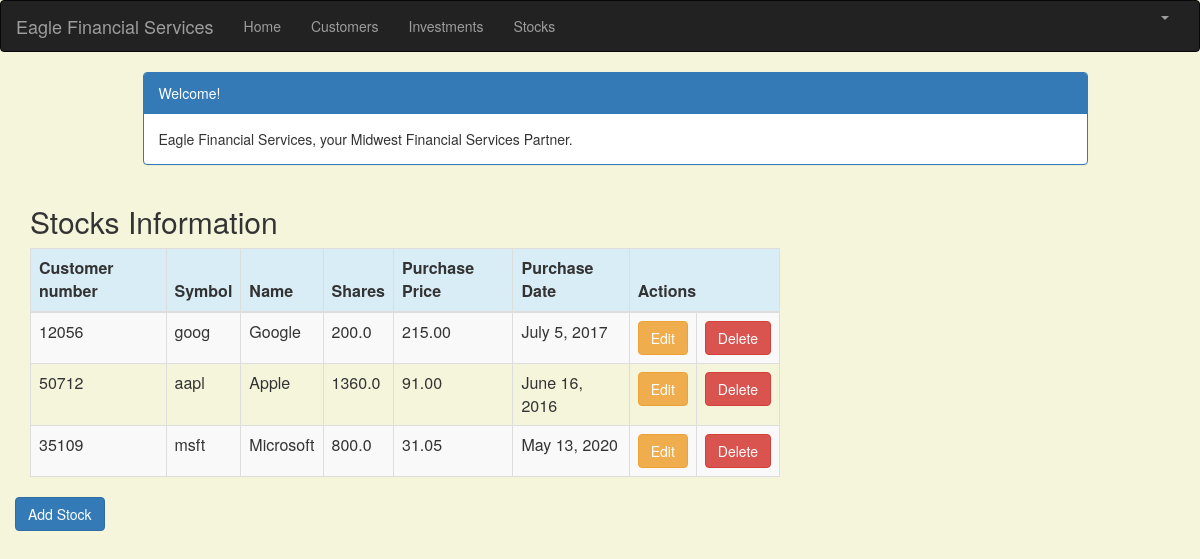
/stock_list (signed in), run on the app's committed database.
### portfolio/models.py (models this page shows, shortened)
class Stock(models.Model):
    customer = models.ForeignKey(Customer, on_delete=models.CASCADE, related_name='stocks')
    symbol = models.CharField(max_length=10)
    name = models.CharField(max_length=50)
    shares = models.DecimalField (max_digits=10, decimal_places=1)
    purchase_price = models.DecimalField(max_digits=10, decimal_places=2)
    purchase_date = models.DateField(default=timezone.now, blank=True, null=True)

class Customer(models.Model):
    name = models.CharField(max_length=50)
    address = models.CharField(max_length=200)
    cust_number = models.IntegerField(blank=False, null=False)
    city = models.CharField(max_length=50)
    state = models.CharField(max_length=50)
    zipcode = models.CharField(max_length=10)
    email = models.EmailField(max_length=200)
    cell_phone = models.CharField(max_length=50)
    created_date = models.DateTimeField(default=timezone.now)
    updated_date = models.DateTimeField(auto_now_add=True)
    def __str__(self):
        return str(self.cust_number)

### portfolio/views.py (the view)
# urls.py: path('stock_list', views.stock_list, name='stock_list'),
@login_required
def stock_list(request):
   stocks = Stock.objects.filter(purchase_date__lte=timezone.now())
   return render(request, 'portfolio/stock_list.html', {'stocks': stocks})

### portfolio/templates/portfolio/stock_list.html (shortened to what this page needs)
{% extends 'portfolio/base.html' %}
{% block content %}
    <html>
    <head>
        <link rel="stylesheet" href="https://maxcdn.bootstrapcdn.com/bootstrap/3.3.4/css/bootstrap.min.css">
    </head>
    <body>
    <div class="container">
        <div class="row">
            <div class="col-md-10 col-md-offset-1">
                <div class="panel panel-primary">
                    <div class="panel-heading">Welcome!</div>
                    <div class="panel-body">
                        Eagle Financial Services, your Midwest Financial Services Partner.
                    </div>
                </div>
            </div>
        </div>
    </div>
    <div class="row">
        <h2 style="padding-left: 15Px">Stocks Information</h2>
    </div>
    <div>
        <table class="table table-striped table-bordered table-hover">
            <thead>
            <tr class="bg-info">
                <th>Customer number</th>
                <th>Symbol</th>
                <th>Name</th>
                <th>Shares</th>
                <th>Purchase Price</th>
                <th>Purchase Date</th>
                <th colspan="3">Actions</th>
            </tr>
            </thead>
            <tbody>
            {% for stock in stocks %}
                <tr>
                    <td>{{ stock.customer }}</td>
                    <td>{{ stock.symbol }}</td>
                    <td>{{ stock.name }}</td>
                    <td>{{ stock.shares }}</td>
                    <td>{{ stock.purchase_price }}</td>
                    <td>{{ stock.purchase_date }}</td>
                    <td><a href="{% url 'portfolio:stock_edit' pk=stock.pk %}"
                           class="btn btn-warning">Edit</a></td>
                    <td><a href="{% url 'portfolio:stock_delete' pk=stock.pk %}"
                           onclick="return confirm('Are you sure you want to delete?')"
                           class="btn btn-danger">Delete</a>
                    </td>
                </tr>
            {% endfor %}
            </tbody>
        </table>
        <div class="row">
            <a href="{% url 'portfolio:stock_new' %}" class="row"><span
                    class="btn btn-primary">Add Stock</span></a>
        </div>
    </div>
    </body>
    </html>
{% endblock %}

### portfolio/templates/portfolio/stock_list.html (style rules this page uses)
body { background-color: beige; }

### data on the page
Stock: customer "12056", symbol "goog", name "Google", shares "200.0", purchase_price "215.00", purchase_date "July 5, 2017"
Stock: customer "50712", symbol "aapl", name "Apple", shares "1360.0", purchase_price "91.00", purchase_date "June 16, 2016"
Stock: customer "35109", symbol "msft", name "Microsoft", shares "800.0", purchase_price "31.05", purchase_date "May 13, 2020"
